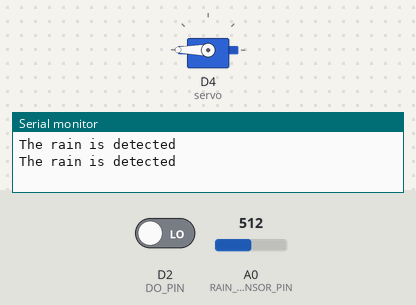
This sketch was run on a simulated ESP8266 (NodeMCU). On the bench: servo, the last lines printed to the serial monitor. The test bench sets the inputs (shaded band); at power-on: D2 (DO_PIN) LOW, A0 (RAIN_SENSOR_PIN) = 512. WiFi joins after 1.5 s; servers stay silent unless stated.

Above: at 3.0 s.
3.1 s: D2 (DO_PIN) driven HIGH
At 4.9 s:
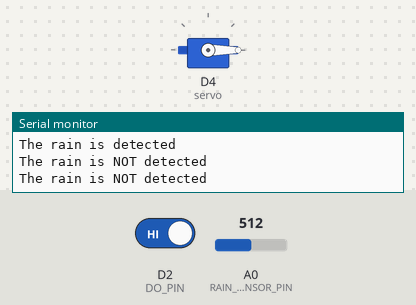
5.3 s: D2 (DO_PIN) driven LOW
At 6.8 s:
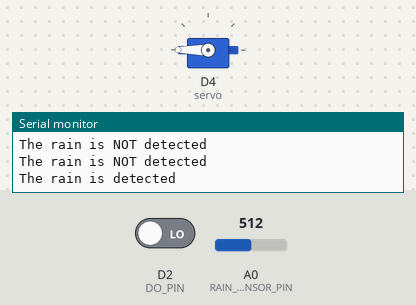
Timing chart, 0 to 8.3 s (numbered marks = the images above; inputs shaded):
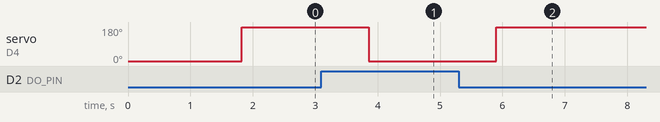

Measured:
- after the input at 3.1 s, servo on D4 (servo): 180° → 0° after 0.76 s
- after the input at 5.3 s, servo on D4 (servo): 0° → 180° after 0.60 s

The sketch:

Shed_Rain_Detector.ino
```cpp
// credentials for connecting to Blynk cloud
#define BLYNK_TEMPLATE_ID "TMPL39gKg3JMg"
#define BLYNK_TEMPLATE_NAME "Raining"
#define BLYNK_AUTH_TOKEN "vwAGgfVLJl4KKRL-A8z2XBDt-b5QPGig"

#define BLYNK_PRINT Serial  // to print statements on serial monitor terminal

#include <ESP8266WiFi.h>
#include <BlynkSimpleEsp8266.h>
#include <Servo.h>


#define POWER_PIN D7  // The ESP8266 pin that provides the power to the rain sensor
#define DO_PIN D2     // The ESP8266 pin connected to DO pin of the rain sensor
#define RAIN_SENSOR_PIN A0
#define RAIN_SENSOR_THRESHOLD 800

Servo servo;  // creatiing servo object

char ssid[] = "POCO M2 Pro";
char pass[] = "amishac2003";

void setup() {
  // Initialize the Serial to communicate with the Serial Monitor.
  Serial.begin(9600);
  Blynk.begin(BLYNK_AUTH_TOKEN, ssid, pass);

  // initialize the ESP8266's pin as an input
  pinMode(POWER_PIN, OUTPUT);  // Configure the power pin pin as an OUTPUT
  pinMode(DO_PIN, INPUT);
  servo.attach(2);  //attaching servo motor to D4
  servo.write(0);   //setting servo motor's angle at 0 deg
}

void loop() {
  digitalWrite(POWER_PIN, HIGH);  // turn the rain sensor's power  OFF
  delay(10);                      // wait 10 milliseconds

  int rain_state = digitalRead(DO_PIN);   // read value from D2 pin coming from rain sensory

  digitalWrite(POWER_PIN, LOW);  // turn the rain sensor's power ON

  int sensorValue = analogRead(RAIN_SENSOR_PIN);

  if (rain_state == HIGH) {
    Serial.println("The rain is NOT detected");
    servo.write(0);  // tell servo to rotate to 0 deg
    delay(10);       // waits 10ms for the servo to reach the position
  } else {
    Serial.println("The rain is detected");
    // rotate from 180 degrees to 0 degrees
    servo.write(180);  // tell servo to rotate to 180 deg
    delay(10);         // waits 10ms for the servo to reach the position
  }
  delay(1000);  // pause for 1 sec to avoid reading sensors frequently to prolong the sensor lifetime

  if (sensorValue < RAIN_SENSOR_THRESHOLD) {
    Blynk.logEvent("its_raining");
  }

  Blynk.virtualWrite(V0, sensorValue);

  Blynk.run();
}
```
